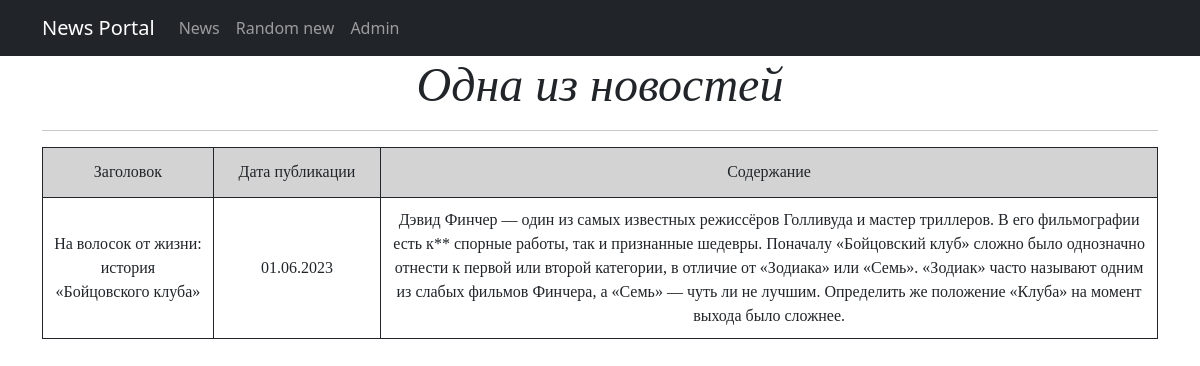
The page /news/2 on the database its author committed.
### news/models.py (models this page shows, shortened)
class Post(models.Model):
    news = 'NE'
    article = 'AR'
    name = models.CharField(max_length=255)
    type = models.CharField(max_length=2, choices=TYPE_OF_NEW, default=news)
    datetime_in = models.DateTimeField(auto_now_add=True)
    content = models.TextField()
    category = models.ManyToManyField('Category', through='PostCategories')
    author = models.ForeignKey('Author', on_delete=models.CASCADE)
    rating = models.IntegerField(default=0)

### news/views.py (the view)
# urls.py: path('<int:id>', PostDetail.as_view()),
class PostDetail(DetailView):
    model = Post
    template_name = 'new.html'
    context_object_name = 'new'
    pk_url_kwarg = 'id'

### news/templatetags/custom_filters.py (called while the page is built)
@register.filter()
def censor(value, censor_words=CENSOR_WORDS, symbols=SYMBOLS):
    if isinstance(value, str):
        for i in value.split():
            count = 0
            if not i.isalnum():
                for j in symbols:
                    if j in i:
                        count += 1
            if i[:len(i) - count].lower() in censor_words:
                value = value.replace(i[:len(i) - count], i[0] + '*' * (len(i) - 1 - count))
    else:
        try:
            raise AttributeError
        except AttributeError:
            print("AttributeError")
    return value

### news/templatetags/custom_tags.py (called while the page is built)
@register.simple_tag()
def random_new_id():
    return randint(1, len(Post.objects.all()))

### templates/new.html (shortened to what this page needs)
{% extends 'flatpages/default.html' %}
{% load static %}
{% load custom_filters %}
{% block content %}
<link rel="stylesheet" type='text/css' href="{% static 'css/news-styles.css' %}">
<h1>Одна из новостей</h1>
<hr>
<table>
		<tr class="table-head">
			<td>Заголовок</td>
			<td class="date-time-collumn">Дата публикации</td>
			<td>Содержание</td>
		</tr>
		<tr>
			<td>{{ new.name|censor }}</td>
			<td>{{ new.datetime_in|date:'d.m.Y' }}</td>
			<td>{{ new.content|censor }}</td>
		</tr>
</table>
{% endblock content %}

### static/css/news-styles.css (style rules this page uses)
h1 { font-style: italic; font-family: fantasy; font-size: 3em; }
td { border: 1px solid; padding: 10px; }
table { width: 100%; font-family: serif; }
.table-head { background-color: lightgray; height: 50px; }
.date-time-collumn { width: 15%; }

### rows shown on the page
Post: name|censor "На волосок от жизни: история «Бойцовского клуба»", datetime_in "01.06.2023", content|censor "Дэвид Финчер — один из самых известных режиссёров Голливуда и мастер триллеров. В его фильмографии есть к** спорные работы, так и признанные шедевры. Поначалу «Бойцовский клуб» сложно было однозначно отнести к первой или второй категории, в отличие от «Зодиака» или «Семь». «Зодиак» часто называют одним из слабых фильмов Финчера, а «Семь» — чуть ли не лучшим. Определить же положение «Клуба» на момент выхода было сложнее."
